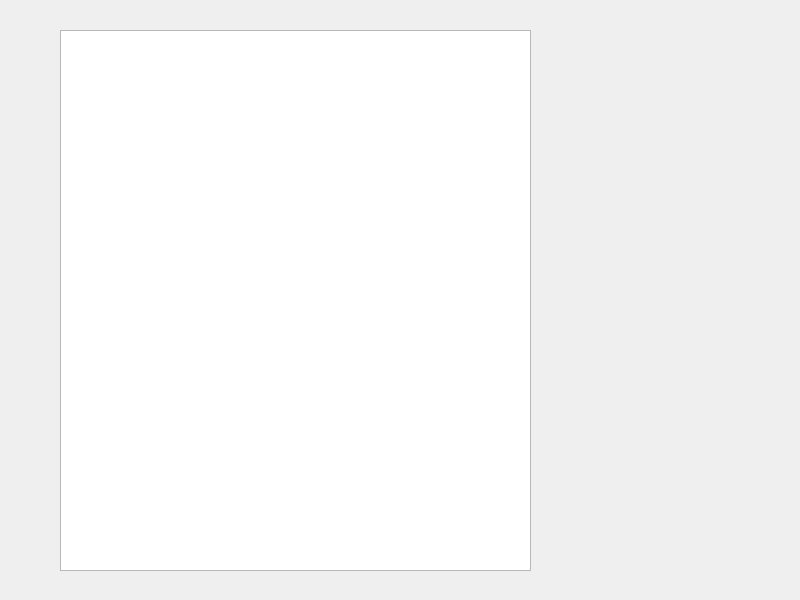
<?xml version="1.0" encoding="UTF-8"?>
<ui version="4.0">
 <class>Dialog</class>
 <widget class="QDialog" name="Dialog">
  <property name="geometry">
   <rect>
    <x>0</x>
    <y>0</y>
    <width>800</width>
    <height>600</height>
   </rect>
  </property>
  <property name="windowTitle">
   <string>Dialog</string>
  </property>
  <widget class="QTextEdit" name="textEdit">
   <property name="geometry">
    <rect>
     <x>60</x>
     <y>30</y>
     <width>471</width>
     <height>541</height>
    </rect>
   </property>
  </widget>
 </widget>
 <resources/>
 <connections/>
</ui>
